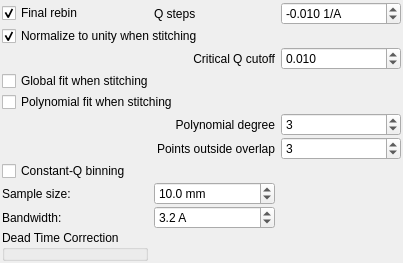
          <widget class="QWidget" name="reflectivity_extraction_global">
           <property name="geometry">
            <rect>
             <x>0</x>
             <y>0</y>
             <width>403</width>
             <height>244</height>
            </rect>
           </property>
           <attribute name="label">
            <string>Reflectivity Extraction (Global)</string>
           </attribute>
           <layout class="QGridLayout" name="gridLayout_3">
            <property name="leftMargin">
             <number>2</number>
            </property>
            <property name="topMargin">
             <number>2</number>
            </property>
            <property name="rightMargin">
             <number>2</number>
            </property>
            <property name="bottomMargin">
             <number>2</number>
            </property>
            <property name="verticalSpacing">
             <number>1</number>
            </property>
            <item row="0" column="1">
             <widget class="QCheckBox" name="final_rebin_checkbox">
              <property name="toolTip">
               <string>Check for apply a final Q rebinning</string>
              </property>
              <property name="text">
               <string>Final rebin</string>
              </property>
              <property name="checked">
               <bool>true</bool>
              </property>
             </widget>
            </item>
            <item row="0" column="2">
             <widget class="QLabel" name="label_45">
              <property name="text">
               <string>Q steps</string>
              </property>
             </widget>
            </item>
            <item row="0" column="3">
             <widget class="QDoubleSpinBox" name="q_rebin_spinbox">
              <property name="toolTip">
               <string>Step size in Q for rebinning. Negative number produce a logarithmic binning</string>
              </property>
              <property name="suffix">
               <string> 1/A</string>
              </property>
              <property name="decimals">
               <number>3</number>
              </property>
              <property name="minimum">
               <double>-0.100000000000000</double>
              </property>
              <property name="maximum">
               <double>0.100000000000000</double>
              </property>
              <property name="singleStep">
               <double>0.001000000000000</double>
              </property>
              <property name="value">
               <double>-0.010000000000000</double>
              </property>
             </widget>
            </item>
            <item row="11" column="1">
             <widget class="DeadTimeEntryPoint" name="deadtime_entry">
              <property name="title">
               <string>Dead Time Correction</string>
              </property>
             </widget>
            </item>
            <item row="2" column="1" colspan="2">
             <widget class="QCheckBox" name="normalize_to_unity_checkbox">
              <property name="toolTip">
               <string>Normalize the total reflectivity plateau to unity when stitching</string>
              </property>
              <property name="text">
               <string>Normalize to unity when stitching</string>
              </property>
              <property name="checked">
               <bool>true</bool>
              </property>
             </widget>
            </item>
            <item row="3" column="1" colspan="2">
             <widget class="QLabel" name="label_29">
              <property name="text">
               <string>Critical Q cutoff</string>
              </property>
              <property name="alignment">
               <set>Qt::AlignRight|Qt::AlignTrailing|Qt::AlignVCenter</set>
              </property>
             </widget>
            </item>
            <item row="3" column="3">
             <widget class="QDoubleSpinBox" name="normalization_q_cutoff_spinbox">
              <property name="toolTip">
               <string>Q-value below which the reflectivity should be 1.</string>
              </property>
              <property name="decimals">
               <number>3</number>
              </property>
              <property name="singleStep">
               <double>0.001000000000000</double>
              </property>
              <property name="value">
               <double>0.010000000000000</double>
              </property>
             </widget>
            </item>
            <item row="4" column="1" colspan="2">
             <widget class="QCheckBox" name="global_fit_checkbox">
              <property name="text">
               <string>Global fit when stitching</string>
              </property>
              <property name="toolTip">
               <string>Perform stitching fit using all cross-sections</string>
              </property>
             </widget>
            </item>
            <item row="6" column="3">
             <widget class="QSpinBox" name="polynomial_stitching_degree_spinbox">
              <property name="value">
               <number>3</number>
              </property>
             </widget>
            </item>
            <item row="5" column="1" colspan="2">
             <widget class="QCheckBox" name="polynomial_stitching_checkbox">
              <property name="text">
               <string>Polynomial fit when stitching</string>
              </property>
              <property name="toolTip">
               <string>Use polynomial function to determine scaling factors</string>
              </property>
             </widget>
            </item>
            <item row="6" column="1" colspan="2">
             <widget class="QLabel" name="label_56">
              <property name="text">
               <string>Polynomial degree</string>
              </property>
              <property name="alignment">
               <set>Qt::AlignRight|Qt::AlignTrailing|Qt::AlignVCenter</set>
              </property>
             </widget>
            </item>
            <item row="7" column="1" colspan="2">
             <widget class="QLabel" name="label_57">
              <property name="text">
               <string>Points outside overlap</string>
              </property>
              <property name="alignment">
               <set>Qt::AlignRight|Qt::AlignTrailing|Qt::AlignVCenter</set>
              </property>
             </widget>
            </item>
            <item row="7" column="3">
             <widget class="QSpinBox" name="polynomial_stitching_points_spinbox">
              <property name="value">
               <number>3</number>
              </property>
             </widget>
            </item>
            <item row="8" column="1" colspan="2">
             <widget class="QCheckBox" name="fanReflectivity">
              <property name="toolTip">
               <string>&lt;html&gt;&lt;head/&gt;&lt;body&gt;&lt;p&gt;Evaluate Q for each X line of the reflectivity and combine these measurements.&lt;/p&gt;&lt;p&gt;Can be used with a large X-width of e.g. 15 for samples scattering to a large 2θ area.&lt;/p&gt;&lt;/body&gt;&lt;/html&gt;</string>
              </property>
              <property name="text">
               <string>Constant-Q binning</string>
              </property>
             </widget>
            </item>
            <item row="9" column="1">
             <widget class="QLabel" name="label_31">
              <property name="minimumSize">
               <size>
                <width>130</width>
                <height>0</height>
               </size>
              </property>
              <property name="text">
               <string>Sample size:</string>
              </property>
             </widget>
            </item>
            <item row="9" column="2">
             <widget class="QDoubleSpinBox" name="sample_size_spinbox">
              <property name="suffix">
               <string> mm</string>
              </property>
              <property name="decimals">
               <number>1</number>
              </property>
              <property name="maximum">
               <double>10000.000000000000000</double>
              </property>
              <property name="value">
               <double>10.000000000000000</double>
              </property>
             </widget>
            </item>
            <item row="10" column="1">
             <widget class="QLabel" name="label_53">
              <property name="text">
               <string>Bandwidth:</string>
              </property>
             </widget>
            </item>
            <item row="10" column="2">
             <widget class="QDoubleSpinBox" name="bandwidth_spinbox">
              <property name="toolTip">
               <string>Bandwidth to use to select the TOF range when loading data.</string>
              </property>
              <property name="suffix">
               <string> A</string>
              </property>
              <property name="decimals">
               <number>1</number>
              </property>
              <property name="singleStep">
               <double>0.100000000000000</double>
              </property>
              <property name="value">
               <double>3.200000000000000</double>
              </property>
             </widget>
            </item>
           </layout>
          </widget>
